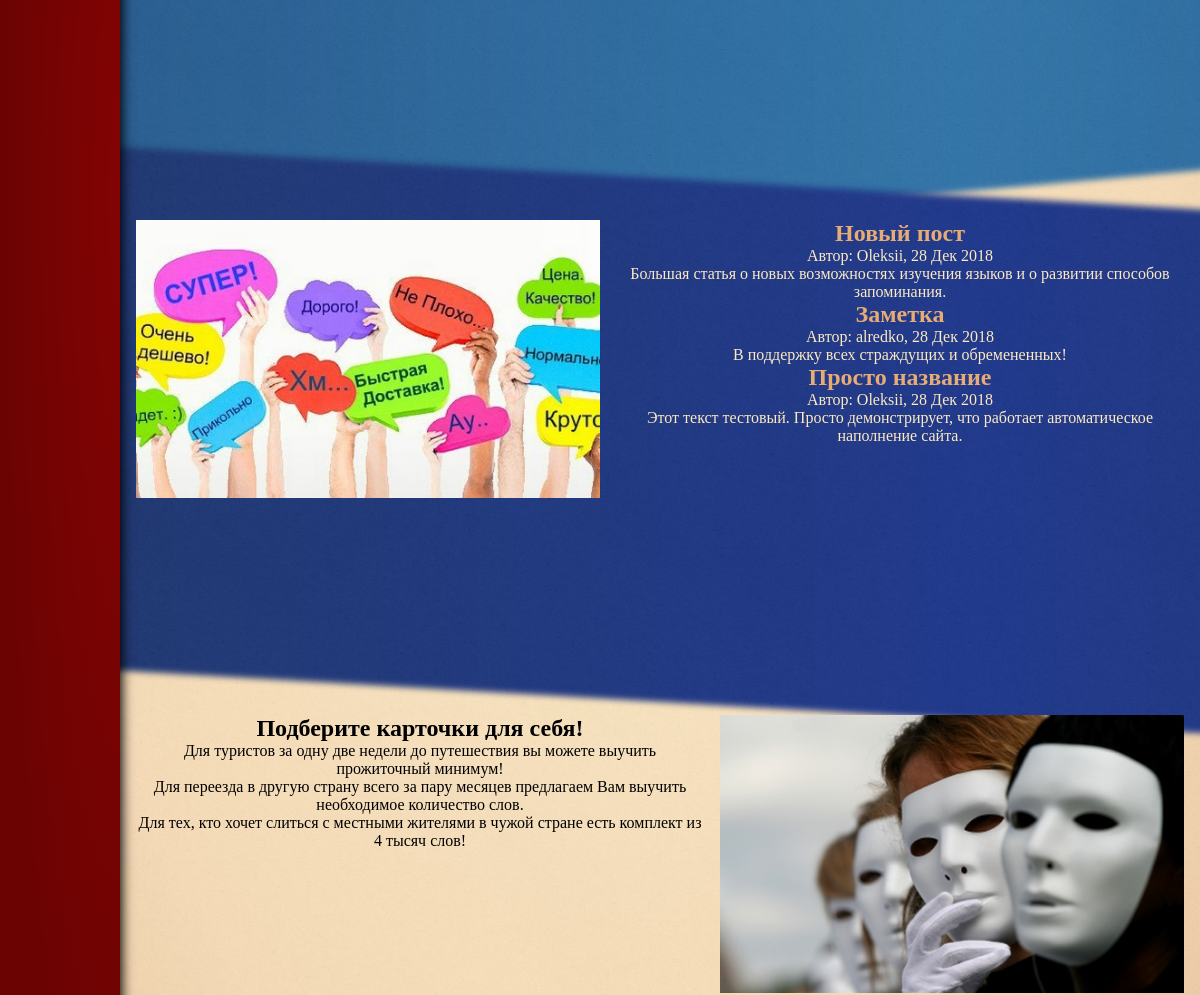
The app's page /ru/ (middle part), older data.
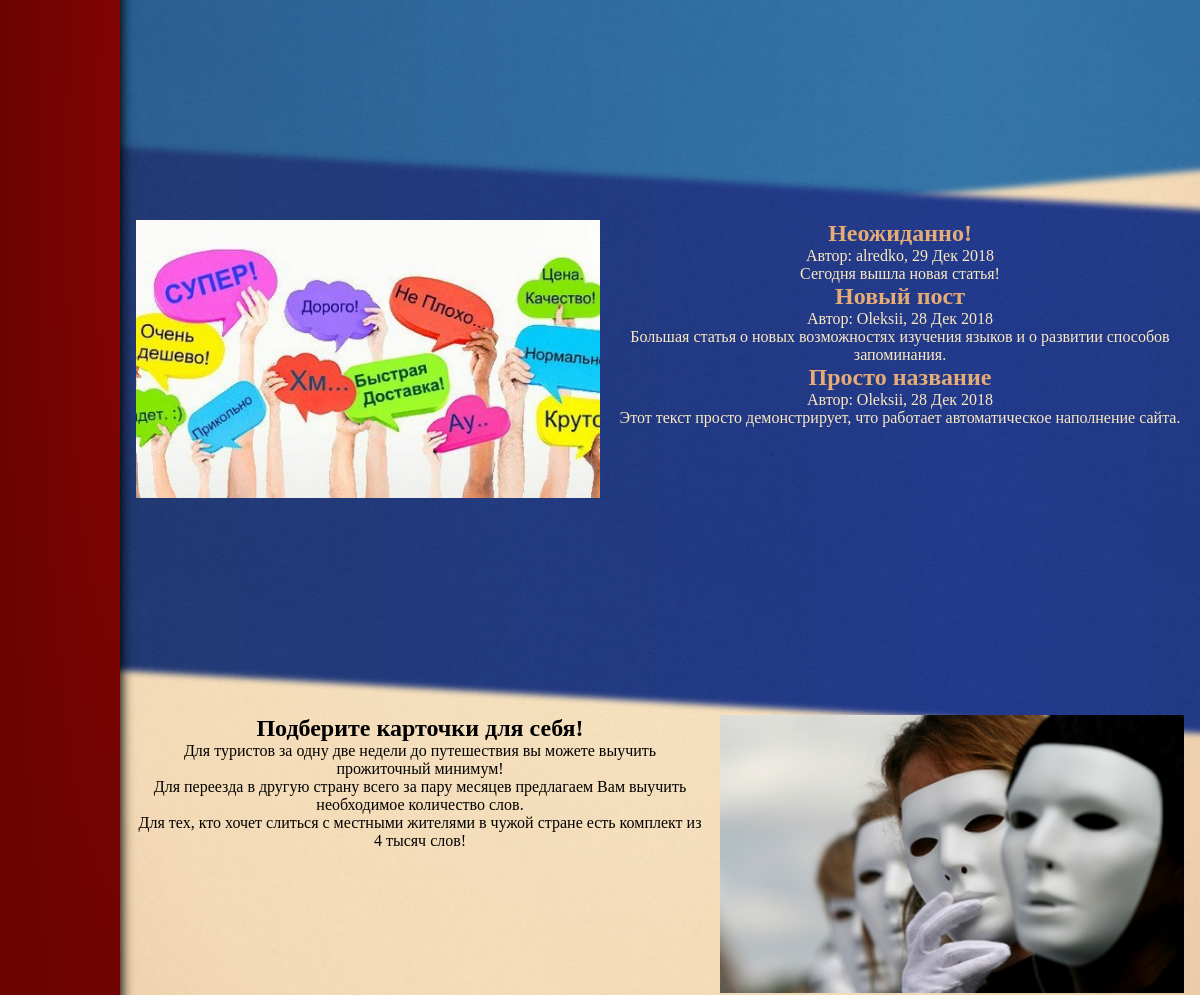
The same page, newer data.
### blog/models.py (models this page shows, shortened)
class Post(models.Model):
    author = models.ForeignKey('auth.User', on_delete=models.CASCADE)
    title = models.CharField(max_length=200)
    text = models.TextField()
    created_date = models.DateTimeField(
            default=timezone.now)
    published_date = models.DateTimeField(
            blank=True, null=True)

### blog/views.py (the view)
# urls.py: path(r'ru/', views.post_list, name="ru.html"),
def post_list(request):
    posts = Post.objects.filter(published_date__lte=timezone.now()).order_by('-published_date')
    return render(request, 'ru.html', {'posts': posts})

### templates/ru.html (shortened to what this page needs)
{% extends "base.html" %}
{% block blog.text %}
  {% for post in posts %}
    <h2><a href="">{{ post.title }}</a></h2>
    <p>Автор: {{ post.author }}, {{ post.published_date|date:"d M Y"  }}</p>
    <p>{{ post.text|linebreaksbr }}</p>
  {% endfor %}
{% endblock blog.text %}
{% block entrance.text %}
<h2>Подберите карточки для себя!</h2>
<p>Для туристов за одну две недели до путешествия вы можете выучить прожиточный минимум!</p>
<p>Для переезда в другую страну всего за пару месяцев предлагаем Вам выучить необходимое количество слов.</p>
<p>Для тех, кто хочет слиться с местными жителями в чужой стране есть комплект из 4 тысяч слов!</p>
{% endblock entrance.text %}

Row changes from the older to the newer data that the page shows:
removed Post: title "Заметка", author "alredko", published_date "28 Дек 2018", text "В поддержку всех страждущих и обремененных!"
added Post: title "Неожиданно!", author "alredko", published_date "29 Дек 2018", text "Сегодня вышла новая статья!"
changed Post "Просто название": text "Этот текст тестовый. Просто демонстрирует, что работает автоматическое наполнение сайта." → "Этот текст просто демонстрирует, что работает автоматическое наполнение сайта."
